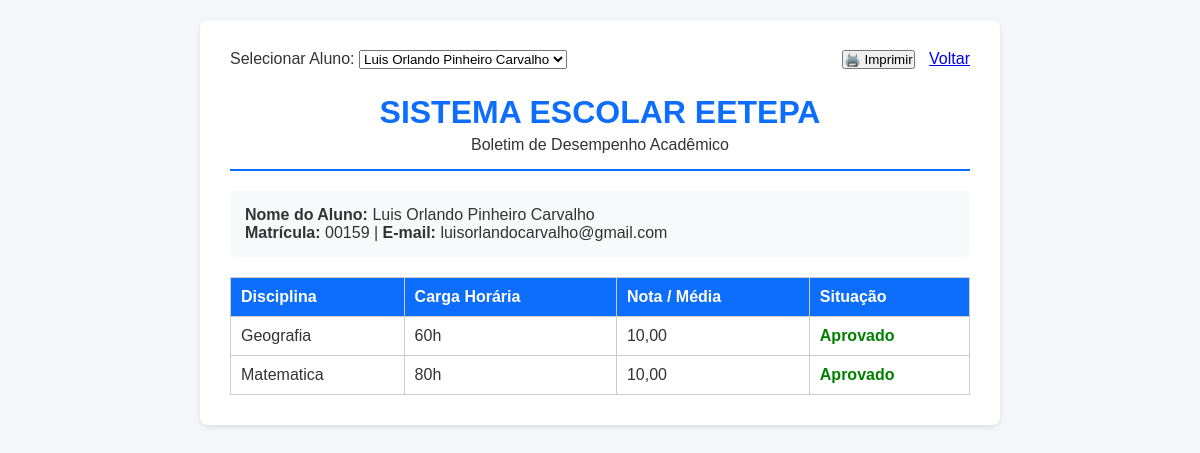
The page /matriculas/boletim.php on the database its author committed.
### tables this page shows
CREATE TABLE `alunos` (
  `id` int(11) NOT NULL,
  `nome` varchar(100) NOT NULL,
  `matricula` varchar(20) NOT NULL,
  `email` varchar(150) NOT NULL,
  `data_nascimento` date NOT NULL,
  `ativo` tinyint(1) DEFAULT 1,
  `criado_em` timestamp NOT NULL DEFAULT current_timestamp(),
  `foto` varchar(255) DEFAULT NULL
);

CREATE TABLE `matriculas` (
  `aluno_id` int(11) NOT NULL,
  `disciplina_id` int(11) NOT NULL,
  `nota` decimal(4,2) DEFAULT NULL,
  `media` decimal(4,2) DEFAULT NULL
);

CREATE TABLE `disciplinas` (
  `id` int(11) NOT NULL,
  `nome` varchar(100) NOT NULL,
  `carga_horaria` int(11) NOT NULL
);

### matriculas/boletim.php (the view, shortened to what this page needs)
<?php
require_once "../config/conexao.php";
$aluno_id = intval($_GET['aluno_id'] ?? 1);
$sql_aluno = "SELECT id, nome, matricula, email FROM alunos WHERE id = :id LIMIT 1";
$stmt_aluno = $pdo->prepare($sql_aluno);
$stmt_aluno->execute([':id' => $aluno_id]);
$aluno = $stmt_aluno->fetch(PDO::FETCH_ASSOC);
$todos_alunos = $pdo->query("SELECT id, nome FROM alunos WHERE ativo = 1 ORDER BY nome ASC")->fetchAll(PDO::FETCH_ASSOC);
$sql_notas = "SELECT d.nome AS disciplina, d.carga_horaria, m.nota, m.media
              FROM matriculas m
              INNER JOIN disciplinas d ON m.disciplina_id = d.id
              WHERE m.aluno_id = :aluno_id
              ORDER BY d.nome ASC";
$stmt_notas = $pdo->prepare($sql_notas);
$stmt_notas->execute([':aluno_id' => $aluno_id]);
$boletim = $stmt_notas->fetchAll(PDO::FETCH_ASSOC);
?>
<!DOCTYPE html>
<html lang="pt-BR">
<head>
    <link rel="stylesheet" href="../assets/css/style.css">
</head>
<body>
    <div class="boletim-container">
        <div class="acoes no-print">
            <form method="GET" action="boletim.php" style="display: inline-block; float: left;">
                <label for="aluno_id">Selecionar Aluno:</label>
                <select name="aluno_id" id="aluno_id" onchange="this.form.submit()">
                    <?php foreach ($todos_alunos as $a): ?>
                        <option value="<?= $a['id'] ?>" <?= $a['id'] == $aluno_id ? 'selected' : '' ?>>
                            <?= htmlspecialchars($a['nome']) ?>
                        </option>
                    <?php endforeach; ?>
                </select>
            </form>
            <button onclick="window.print()">🖨️ Imprimir</button>
            <a href="index.php" style="margin-left: 10px;">Voltar</a>
        </div>
        <div class="cabecalho-boletim">
            <h1>SISTEMA ESCOLAR EETEPA</h1>
            <p>Boletim de Desempenho Acadêmico</p>
        </div>
        <?php if ($aluno): ?>
            <div class="dados-aluno">
                <strong>Nome do Aluno:</strong> <?= htmlspecialchars($aluno['nome']) ?><br>
                <strong>Matrícula:</strong> <?= htmlspecialchars($aluno['matricula']) ?> |
                <strong>E-mail:</strong> <?= htmlspecialchars($aluno['email']) ?>
            </div>
            <table class="tabela-boletim">
                <thead>
                    <tr>
                        <th>Disciplina</th>
                        <th>Carga Horária</th>
                        <th>Nota / Média</th>
                        <th>Situação</th>
                    </tr>
                </thead>
                <tbody>
                    <?php if (count($boletim) > 0): ?>
                        <?php foreach ($boletim as $item): ?>
                            <?php
                                $notaFinal = $item['media'] ?? $item['nota'] ?? 0;
                                $situacao = ($notaFinal >= 7.0) ? "Aprovado" : "Recuperação";
                                $classeSituacao = ($notaFinal >= 7.0) ? "aprovado" : "recuperacao";
                            ?>
                            <tr>
                                <td><?= htmlspecialchars($item['disciplina']) ?></td>
                                <td><?= htmlspecialchars($item['carga_horaria']) ?>h</td>
                                <td><?= number_format($notaFinal, 2, ',', '.') ?></td>
                                <td class="<?= $classeSituacao ?>"><?= $situacao ?></td>
                            </tr>
                        <?php endforeach; ?>
                    <?php else: ?>
                        <tr>
                            <td colspan="4">Nenhuma disciplina ou nota registrada para este aluno.</td>
                        </tr>
                    <?php endif; ?>
                </tbody>
            </table>
        <?php else: ?>
            <p class="erro">Aluno não encontrado.</p>
        <?php endif; ?>
    </div>
</body>
</html>

### assets/css/style.css (style rules this page uses)
* { margin: 0; padding: 0; box-sizing: border-box; font-family: Arial, sans-serif; }
body { background-color: #f4f6f9; color: #333; }

### matriculas/boletim.php (style rules this page uses)
body { font-family: Arial, sans-serif; background-color: #f4f6f9; margin: 0; padding: 20px; }
.boletim-container { max-width: 800px; margin: 0 auto; background: #fff; padding: 30px; border-radius: 8px; box-shadow: 0 2px 5px rgba(0,0,0,0.1); }
.cabecalho-boletim { text-align: center; border-bottom: 2px solid #0d6efd; padding-bottom: 15px; margin-bottom: 20px; }
.cabecalho-boletim h1 { margin: 5px 0; color: #0d6efd; }
.dados-aluno { margin-bottom: 20px; font-size: 16px; background: #f8f9fa; padding: 15px; border-radius: 5px; }
.tabela-boletim { width: 100%; border-collapse: collapse; margin-top: 10px; }
.tabela-boletim th, .tabela-boletim td { border: 1px solid #ccc; padding: 10px; text-align: left; }
.tabela-boletim th { background-color: #0d6efd; color: white; }
.aprovado { color: green; font-weight: bold; }
.acoes { margin-bottom: 20px; text-align: right; }

### rows shown on the page
alunos: nome "Luis Orlando Pinheiro Carvalho", matricula "00159", email "luisorlandocarvalho@gmail.com"
matriculas: disciplina.nome "Geografia", disciplina.carga_horaria "60", notaFinal "10,00", situacao "Aprovado"
matriculas: disciplina.nome "Matematica", disciplina.carga_horaria "80", notaFinal "10,00", situacao "Aprovado"

### other values the page prints
form field aluno_id "Luis Orlando Pinheiro Carvalho"
